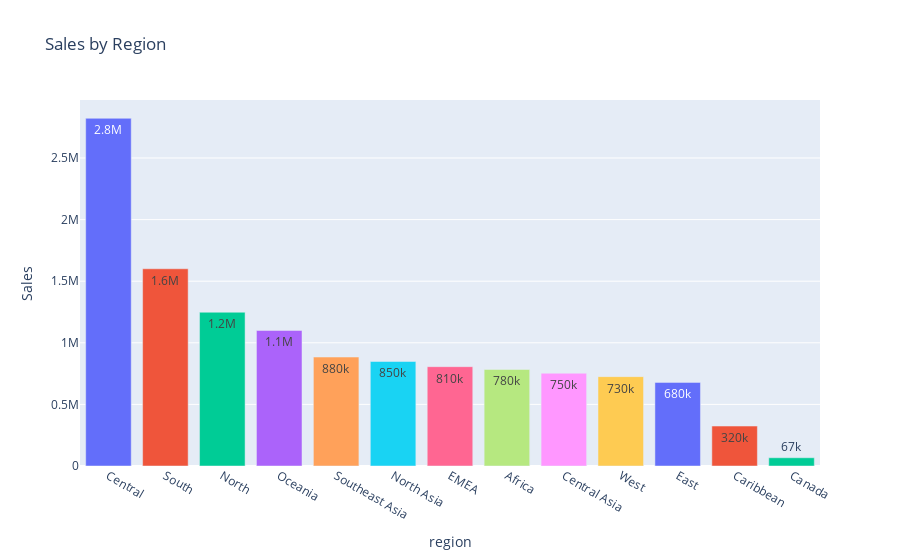

Notebook source saved alongside this figure:
### Markdown cell above
##  2. Sales by Region

### Code cell
# Regional Sales Distribution
region_sales = df.groupby('region')['sales'].sum().sort_values(ascending=False)

fig1 = px.bar(region_sales, 
              x=region_sales.index, 
              y=region_sales.values,
              text_auto='.2s',
              title='Sales by Region',
              color=region_sales.index,
              labels={'x': 'Region', 'y': 'Sales'})

fig1.update_layout(showlegend=False)
fig1.show()

### Figure 1 — Plotly figure (JSON) as saved in the notebook; plotly's stock layout.template omitted (floating-point values rounded to 4 significant figures)
{"data": [{"hovertemplate": "region=%{x}<br>Sales=%{y}<extra></extra>", "legendgroup": "Central", "marker": {"color": "#636efa", "pattern": {"shape": ""}}, "name": "Central", "orientation": "v", "showlegend": true, "textposition": "auto", "texttemplate": "%{y:.2s}", "type": "bar", "x": ["Central"], "xaxis": "x", "y": [2822000.0], "yaxis": "y"}, {"hovertemplate": "region=%{x}<br>Sales=%{y}<extra></extra>", "legendgroup": "South", "marker": {"color": "#EF553B", "pattern": {"shape": ""}}, "name": "South", "orientation": "v", "showlegend": true, "textposition": "auto", "texttemplate": "%{y:.2s}", "type": "bar", "x": ["South"], "xaxis": "x", "y": [1601000.0], "yaxis": "y"}, {"hovertemplate": "region=%{x}<br>Sales=%{y}<extra></extra>", "legendgroup": "North", "marker": {"color": "#00cc96", "pattern": {"shape": ""}}, "name": "North", "orientation": "v", "showlegend": true, "textposition": "auto", "texttemplate": "%{y:.2s}", "type": "bar", "x": ["North"], "xaxis": "x", "y": [1248000.0], "yaxis": "y"}, {"hovertemplate": "region=%{x}<br>Sales=%{y}<extra></extra>", "legendgroup": "Oceania", "marker": {"color": "#ab63fa", "pattern": {"shape": ""}}, "name": "Oceania", "orientation": "v", "showlegend": true, "textposition": "auto", "texttemplate": "%{y:.2s}", "type": "bar", "x": ["Oceania"], "xaxis": "x", "y": [1100000.0], "yaxis": "y"}, {"hovertemplate": "region=%{x}<br>Sales=%{y}<extra></extra>", "legendgroup": "Southeast Asia", "marker": {"color": "#FFA15A", "pattern": {"shape": ""}}, "name": "Southeast Asia", "orientation": "v", "showlegend": true, "textposition": "auto", "texttemplate": "%{y:.2s}", "type": "bar", "x": ["Southeast Asia"], "xaxis": "x", "y": [884400.0], "yaxis": "y"}, {"hovertemplate": "region=%{x}<br>Sales=%{y}<extra></extra>", "legendgroup": "North Asia", "marker": {"color": "#19d3f3", "pattern": {"shape": ""}}, "name": "North Asia", "orientation": "v", "showlegend": true, "textposition": "auto", "texttemplate": "%{y:.2s}", "type": "bar", "x": ["North Asia"], "xaxis": "x", "y": [848300.0], "yaxis": "y"}, {"hovertemplate": "region=%{x}<br>Sales=%{y}<extra></extra>", "legendgroup": "EMEA", "marker": {"color": "#FF6692", "pattern": {"shape": ""}}, "name": "EMEA", "orientation": "v", "showlegend": true, "textposition": "auto", "texttemplate": "%{y:.2s}", "type": "bar", "x": ["EMEA"], "xaxis": "x", "y": [806200.0], "yaxis": "y"}, {"hovertemplate": "region=%{x}<br>Sales=%{y}<extra></extra>", "legendgroup": "Africa", "marker": {"color": "#B6E880", "pattern": {"shape": ""}}, "name": "Africa", "orientation": "v", "showlegend": true, "textposition": "auto", "texttemplate": "%{y:.2s}", "type": "bar", "x": ["Africa"], "xaxis": "x", "y": [783800.0], "yaxis": "y"}, {"hovertemplate": "region=%{x}<br>Sales=%{y}<extra></extra>", "legendgroup": "Central Asia", "marker": {"color": "#FF97FF", "pattern": {"shape": ""}}, "name": "Central Asia", "orientation": "v", "showlegend": true, "textposition": "auto", "texttemplate": "%{y:.2s}", "type": "bar", "x": ["Central Asia"], "xaxis": "x", "y": [752800.0], "yaxis": "y"}, {"hovertemplate": "region=%{x}<br>Sales=%{y}<extra></extra>", "legendgroup": "West", "marker": {"color": "#FECB52", "pattern": {"shape": ""}}, "name": "West", "orientation": "v", "showlegend": true, "textposition": "auto", "texttemplate": "%{y:.2s}", "type": "bar", "x": ["West"], "xaxis": "x", "y": [725500.0], "yaxis": "y"}, {"hovertemplate": "region=%{x}<br>Sales=%{y}<extra></extra>", "legendgroup": "East", "marker": {"color": "#636efa", "pattern": {"shape": ""}}, "name": "East", "orientation": "v", "showlegend": true, "textposition": "auto", "texttemplate": "%{y:.2s}", "type": "bar", "x": ["East"], "xaxis": "x", "y": [678800.0], "yaxis": "y"}, {"hovertemplate": "region=%{x}<br>Sales=%{y}<extra></extra>", "legendgroup": "Caribbean", "marker": {"color": "#EF553B", "pattern": {"shape": ""}}, "name": "Caribbean", "orientation": "v", "showlegend": true, "textposition": "auto", "texttemplate": "%{y:.2s}", "type": "bar", "x": ["Caribbean"], "xaxis": "x", "y": [324300.0], "yaxis": "y"}, {"hovertemplate": "region=%{x}<br>Sales=%{y}<extra></extra>", "legendgroup": "Canada", "marker": {"color": "#00cc96", "pattern": {"shape": ""}}, "name": "Canada", "orientation": "v", "showlegend": true, "textposition": "auto", "texttemplate": "%{y:.2s}", "type": "bar", "x": ["Canada"], "xaxis": "x", "y": [66930.0], "yaxis": "y"}], "layout": {"barmode": "relative", "legend": {"title": {"text": "region"}, "tracegroupgap": 0}, "showlegend": false, "title": {"text": "Sales by Region"}, "xaxis": {"anchor": "y", "categoryarray": ["Central", "South", "North", "Oceania", "Southeast Asia", "North Asia", "EMEA", "Africa", "Central Asia", "West", "East", "Caribbean", "Canada"], "categoryorder": "array", "domain": [0, 1], "title": {"text": "region"}}, "yaxis": {"anchor": "x", "domain": [0, 1], "title": {"text": "Sales"}}}}
